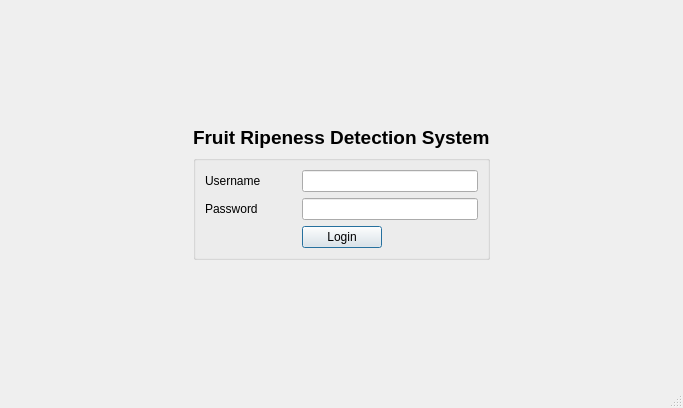
<?xml version="1.0" encoding="UTF-8"?>
<ui version="4.0">
 <class>MainWindow</class>
 <widget class="QMainWindow" name="MainWindow">
  <property name="geometry">
   <rect>
    <x>0</x>
    <y>0</y>
    <width>683</width>
    <height>408</height>
   </rect>
  </property>
  <property name="windowTitle">
   <string>Login - Fruit Ripeness Detection System</string>
  </property>
  <widget class="QWidget" name="centralwidget">
   <layout class="QGridLayout" name="gridLayout">
    <item row="2" column="0">
     <spacer name="horizontalSpacer">
      <property name="orientation">
       <enum>Qt::Orientation::Horizontal</enum>
      </property>
      <property name="sizeHint" stdset="0">
       <size>
        <width>40</width>
        <height>20</height>
       </size>
      </property>
     </spacer>
    </item>
    <item row="2" column="2">
     <spacer name="horizontalSpacer_2">
      <property name="orientation">
       <enum>Qt::Orientation::Horizontal</enum>
      </property>
      <property name="sizeHint" stdset="0">
       <size>
        <width>40</width>
        <height>20</height>
       </size>
      </property>
     </spacer>
    </item>
    <item row="0" column="1">
     <spacer name="verticalSpacer">
      <property name="orientation">
       <enum>Qt::Orientation::Vertical</enum>
      </property>
      <property name="sizeHint" stdset="0">
       <size>
        <width>20</width>
        <height>40</height>
       </size>
      </property>
     </spacer>
    </item>
    <item row="2" column="1">
     <widget class="QGroupBox" name="groupBox">
      <property name="title">
       <string/>
      </property>
      <layout class="QGridLayout" name="gridLayout_2">
       <item row="0" column="0">
        <widget class="QLabel" name="lbl_username">
         <property name="text">
          <string>Username</string>
         </property>
        </widget>
       </item>
       <item row="2" column="0">
        <spacer name="horizontalSpacer_3">
         <property name="orientation">
          <enum>Qt::Orientation::Horizontal</enum>
         </property>
         <property name="sizeHint" stdset="0">
          <size>
           <width>40</width>
           <height>20</height>
          </size>
         </property>
        </spacer>
       </item>
       <item row="2" column="1">
        <widget class="QPushButton" name="btn_login">
         <property name="text">
          <string>Login</string>
         </property>
         <property name="autoDefault">
          <bool>false</bool>
         </property>
         <property name="default">
          <bool>true</bool>
         </property>
        </widget>
       </item>
       <item row="2" column="2">
        <spacer name="horizontalSpacer_4">
         <property name="orientation">
          <enum>Qt::Orientation::Horizontal</enum>
         </property>
         <property name="sizeHint" stdset="0">
          <size>
           <width>40</width>
           <height>20</height>
          </size>
         </property>
        </spacer>
       </item>
       <item row="1" column="0">
        <widget class="QLabel" name="lbl_password">
         <property name="text">
          <string>Password</string>
         </property>
        </widget>
       </item>
       <item row="0" column="1" colspan="2">
        <widget class="QLineEdit" name="edit_username"/>
       </item>
       <item row="1" column="1" colspan="2">
        <widget class="QLineEdit" name="edit_password">
         <property name="inputMethodHints">
          <set>Qt::InputMethodHint::ImhHiddenText|Qt::InputMethodHint::ImhNoAutoUppercase|Qt::InputMethodHint::ImhNoPredictiveText|Qt::InputMethodHint::ImhSensitiveData</set>
         </property>
         <property name="echoMode">
          <enum>QLineEdit::EchoMode::Password</enum>
         </property>
        </widget>
       </item>
      </layout>
     </widget>
    </item>
    <item row="3" column="1">
     <spacer name="verticalSpacer_2">
      <property name="orientation">
       <enum>Qt::Orientation::Vertical</enum>
      </property>
      <property name="sizeHint" stdset="0">
       <size>
        <width>20</width>
        <height>40</height>
       </size>
      </property>
     </spacer>
    </item>
    <item row="1" column="1">
     <widget class="QLabel" name="title">
      <property name="font">
       <font>
        <family>Arial</family>
        <pointsize>14</pointsize>
        <bold>true</bold>
       </font>
      </property>
      <property name="text">
       <string>Fruit Ripeness Detection System</string>
      </property>
     </widget>
    </item>
   </layout>
  </widget>
  <widget class="QMenuBar" name="menubar">
   <property name="geometry">
    <rect>
     <x>0</x>
     <y>0</y>
     <width>683</width>
     <height>21</height>
    </rect>
   </property>
  </widget>
  <widget class="QStatusBar" name="statusbar"/>
 </widget>
 <resources/>
 <connections/>
</ui>
